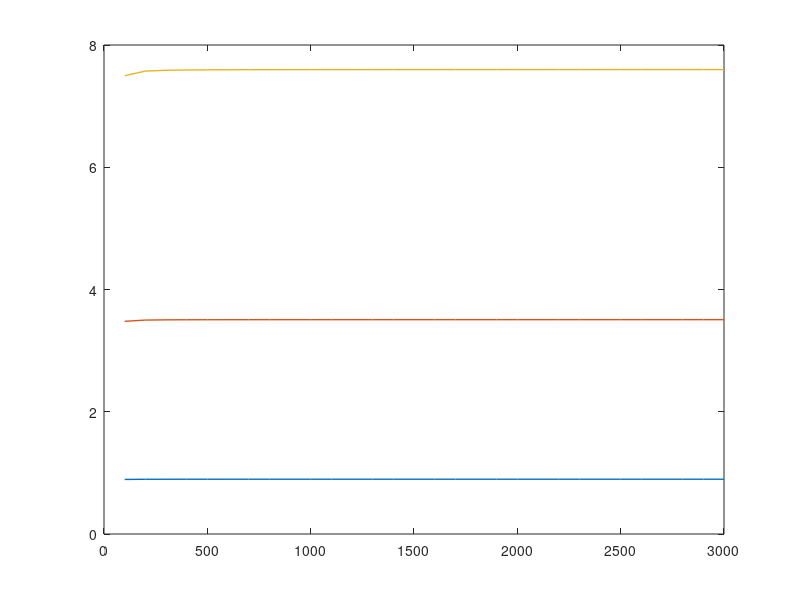

This chart was generated by the following MATLAB code:
clear

me= 9.1091e-31; %masse de l'electron
meff=0.067*me;
e= 1.602176565e-19; %charche de l'electron
hbar= 6.626e-34/2/pi;
a=10e-9; %largeur du puit quantique
E0=hbar^2*pi^2/(2*meff*a^2)/e*1e3; %mode fondamental du puit quantique

%vaut mieux faire un truc logarithmique
V0=1000;v0=V0/E0;

%fonction à profil lisse
VA=v0; %haut
VB=0; %floor
w=1; %la taille

f=@(x,n) VA+(VB-VA)*exp(-(2*x/w).^(2*n));

%pq rectangulaire pour comparer
pqrec = @(x) VA*(abs(x)>.5);

% Dimension de la matrice "psi" contenant les différentes fonctions d'onde pour chaque n
nmodes = 3;
options.disp =0 ;

Lb=5;

NN= [100:100:3000]; logspace(2,5,50);

for p=1:length(NN),p,N=floor(NN(p));

  delt=Lb/N;
  xb=-Lb/2+Lb/N*(0:N);
  %vn =pqrec(xb);
  vn= f(xb,6);

  %B =-2*diag(ones(N+1,1))+diag(ones(N,1),1)+diag(ones(N,1),-1);
  %A=-1/pi^2/delt^2*B+diag(vn);

  ee=ones(N+1,1); Lap=spdiags([ee -2*ee ee],[-1 0 1],N+1,N+1);
  A=-1/pi^2/delt^2*Lap+spdiags(vn.',0,N+1,N+1);
  [psi,En]=eigs(A,nmodes, 'sm',options);
  EEn(:,p)=sort(diag(En));
end

plot(NN,EEn,'Linewidth',1)
title("");
xlabel("");
ylabel("");
hold on
